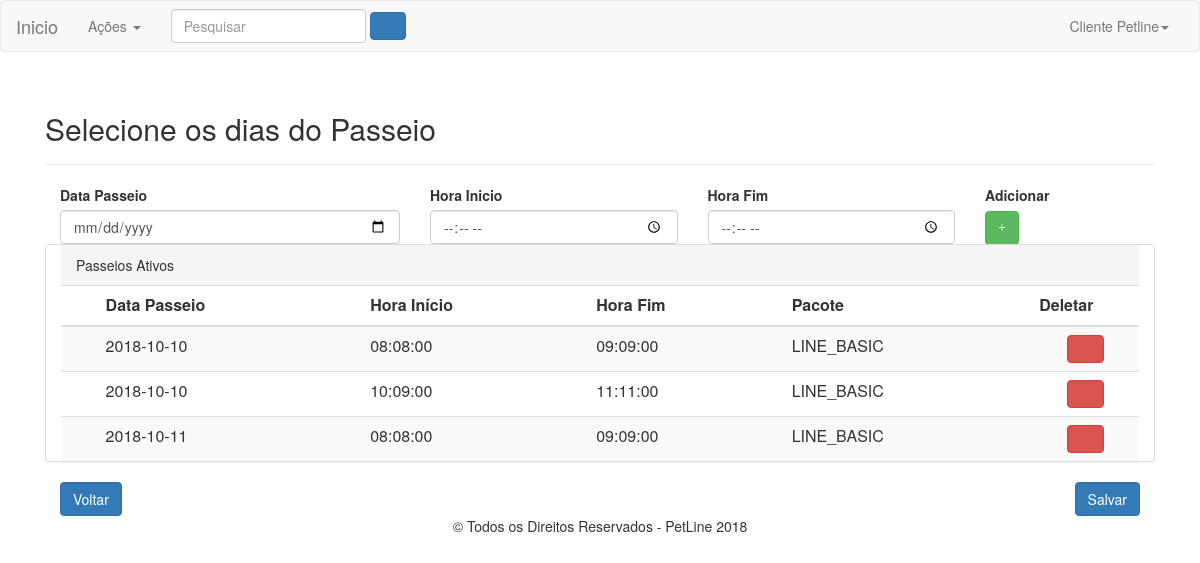
Page /contrata_dia.php (signed in) on the committed database.
### tables this page shows
CREATE TABLE `pacote` (
  `id` int(11) NOT NULL AUTO_INCREMENT,
  `nome` varchar(255) NOT NULL,
  `quantidade_passeio` int(11) NOT NULL,
  `dt_passeio` date NOT NULL,
  `hora_inicio` time DEFAULT NULL,
  `hora_fim` time DEFAULT NULL,
  `id_usuario` int(11) DEFAULT NULL,
  `dt_alteracao` timestamp NOT NULL DEFAULT CURRENT_TIMESTAMP ON UPDATE CURRENT_TIMESTAMP,
  `ativo` char(1) DEFAULT NULL,
  PRIMARY KEY (`id`),
  KEY `idx_pacote` (`id`),
  KEY `fk_id_usuario_2` (`id_usuario`),
  CONSTRAINT `fk_id_usuario_2` FOREIGN KEY (`id_usuario`) REFERENCES `usuario` (`id`)
);

### contrata_dia.php (the view, shortened to what this page needs)
<?php
include "cabecalho.php";
$id = $_SESSION['id'];
if (isset($_GET['po'])) {
    $pacote = $_GET['po'];
}else{
    $pacote = $_POST['pacote_opcao'];
}
?>
<div class="container">
    <div class="col-md-12">
        <div class="page-header">
            <h2>Selecione os dias do Passeio</h2>
        </div>
        <form action="contrata_dia.php?add" method="post" name="contrata_dia" id="contrata_dia">
            <div class="form-row">
                <div class="col-md-4">
                    <label for="dt_passeio">Data Passeio</label>
                    <input type="date" class="form-control" name="dt_passeio" id="dt_passeio">
                </div>
                <div class="col-md-3">
                    <label for="hora_inicio">Hora Inicio</label>
                    <input type="time" class="form-control" name="hora_inicio" id="hora_inicio">
                </div>
                <div class="col-md-3">
                    <label for="hora_fim">Hora Fim</label>
                    <input type="time" class="form-control" name="hora_fim" id="hora_fim">
                </div>
                <div class="col-md-2">
                    <label for="add">Adicionar</label> <br>
                    <button type="submit" class="btn btn-success glyphicon glyphicon-plus"></button>
                </div> <br>
                <?php
                    $sqlConsultaPacote = "SELECT id, dt_passeio, hora_inicio, hora_fim, nome FROM pacote WHERE id_usuario = $id and ativo = 1 ORDER BY nome";
                    $resultadoConsultaPacote = mysqli_query($conn,$sqlConsultaPacote);
                    $contadorConsultaPacote = mysqli_num_rows($resultadoConsultaPacote);
                ?>
                <div class="panel panel-default col-md-12">
                    <div class="panel-heading">Passeios Ativos</div>
                <table class="table table-striped">
                    <thead>
                        <tr>
                        <th scope="col"></th>
                        <th scope="col">Data Passeio</th>
                        <th scope="col">Hora Início</th>
                        <th scope="col">Hora Fim</th>
                        <th scope="col">Pacote</th>
                        <th scope="col">Deletar</th>
                        </tr>
                    </thead>
                    <tbody>
                    <?php
                        if ($contadorConsultaPacote > 0) {
                            while ($linhaConsultaPet = $resultadoConsultaPacote -> fetch_array(MYSQLI_ASSOC)) {
                                $dt_passeio = $linhaConsultaPet['dt_passeio'];
                                $hora_inicio = $linhaConsultaPet['hora_inicio'];
                                $hora_fim = $linhaConsultaPet['hora_fim'];
                                $nomePacote = $linhaConsultaPet['nome'];
                                $idPacote = $linhaConsultaPet['id'];
                                echo " <tr>
                                    <th></th>
                                    <td>$dt_passeio</td>
                                    <td>$hora_inicio</td>
                                    <td>$hora_fim</td>
                                    <td>$nomePacote</td>";?>
                                    <td width=10% align=center><a href="http://www.petline.com.br/consulta/deleta_usuario.php" onclick="if(confirm('Tem certeza que deseja excluir o dia?')) <?php echo "window.location.href = 'http://www.petline.com.br/deleta_dia.php?id=$idPacote&po=$pacote';" ?> ; return false" class="btn btn-danger"><span class="glyphicon glyphicon-remove"></span></a></td>
                                    <?php echo "</tr>";
                            }
                        }else{
                            echo "<h4>Não existem dias selecionados</h4>";
                        }
                    ?>
                    </tbody>
                </table>
                </div>
                <div class="col-md-6" align="left">
                    <a href="http://www.petline.com.br/contrata_pacote.php" class="btn btn-primary">Voltar</a>
                </div>
                <div class="col-md-6" align="right">
                    <button type="button" class="btn btn-primary" id="salvar_pet">Salvar</button>
                </div>
            </div>
        </form>
    </div>
</div>
<?php include "rodape.php";?>

### rows in the picture
pacote: dt_passeio "2018-10-10", hora_inicio "08:08:00", hora_fim "09:09:00", nome "LINE_BASIC"
pacote: dt_passeio "2018-10-10", hora_inicio "10:09:00", hora_fim "11:11:00", nome "LINE_BASIC"
pacote: dt_passeio "2018-10-11", hora_inicio "08:08:00", hora_fim "09:09:00", nome "LINE_BASIC"

### other values in the picture
$nome "Cliente Petline"
